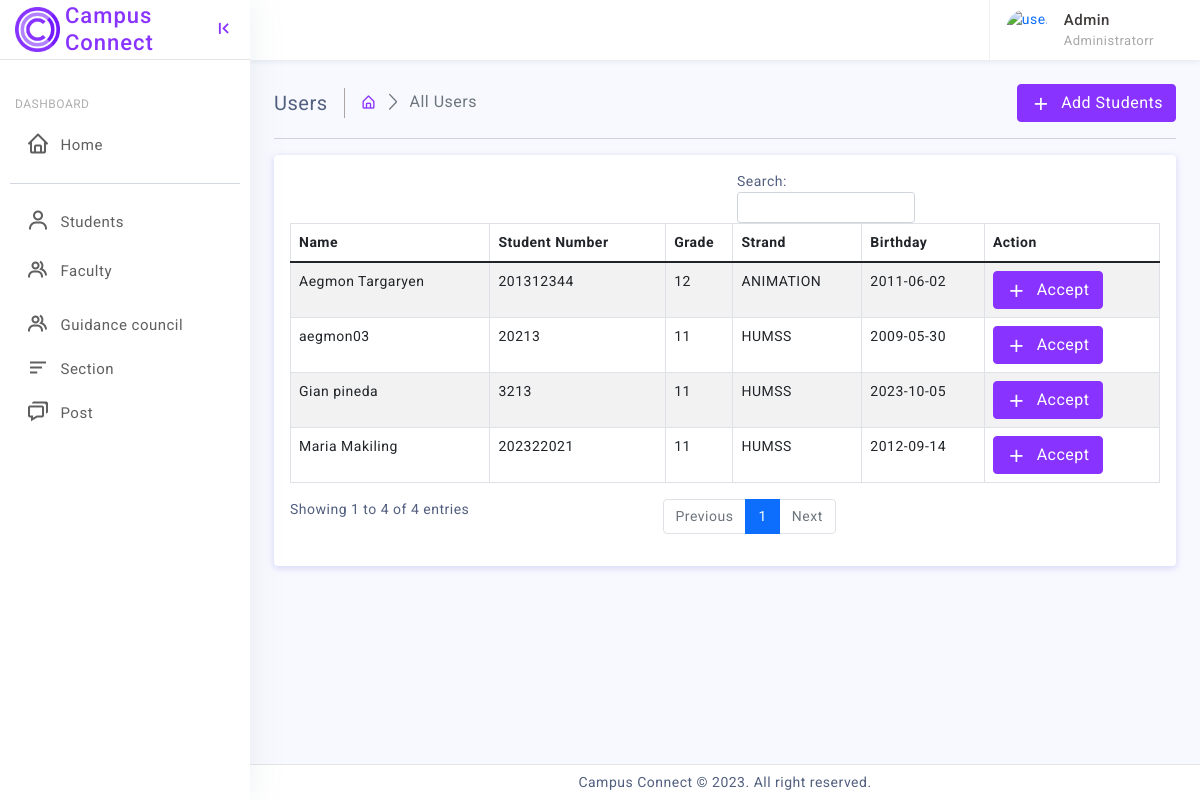
/admin/users.php (signed in), run on the app's committed database.
### tables this page shows
CREATE TABLE `student` (
  `stud_id` int(11) NOT NULL,
  `student_number` varchar(255) DEFAULT NULL,
  `fname` varchar(255) DEFAULT NULL,
  `lname` varchar(255) DEFAULT NULL,
  `birthdate` varchar(255) DEFAULT NULL,
  `gender` enum('male','female','other') DEFAULT NULL,
  `address` varchar(255) DEFAULT NULL,
  `image` varchar(255) DEFAULT NULL,
  `user_id` int(11) NOT NULL
);

CREATE TABLE `section` (
  `id` int(11) NOT NULL,
  `grade` int(11) NOT NULL,
  `strand` int(11) NOT NULL,
  `instructor` int(11) NOT NULL
);

CREATE TABLE `strand` (
  `strand_id` int(11) NOT NULL,
  `strand` varchar(255) NOT NULL
);

### admin/users.php (the view, shortened to what this page needs)
<?php
include("sidebar.php");
?>
		<div class="page-wrapper">
			<div class="page-content">
				<div class="page-breadcrumb d-none d-sm-flex align-items-center mb-3">
					<div class="breadcrumb-title pe-3">Users</div>
					<div class="ps-3">
						<nav aria-label="breadcrumb">
							<ol class="breadcrumb mb-0 p-0">
								<li class="breadcrumb-item"><a href="javascript:;"><i class="bx bx-home-alt"></i></a>
								</li>
								<li class="breadcrumb-item active" aria-current="page">All Users</li>
							</ol>
						</nav>
					</div>
					<div class="ms-auto">
						<button type="button" class="btn btn-primary" data-bs-toggle="modal" data-bs-target="#exampleVerticallycenteredModal">
  <i class='bx bx-plus'></i> Add Students
</button>
					</div>
				</div>
				<hr/>
				<div class="card">
					<div class="card-body">
						<div class="table-responsive">
		<?php
$query = "SELECT s.fname, s.lname, s.student_number, s.birthdate, sec.grade, st.strand
          FROM student s
          JOIN section_student ss ON s.stud_id = ss.stud_id
          JOIN section sec ON ss.section_id = sec.id
          JOIN strand st ON sec.strand = st.strand_id";
$result = $con->query($query);
if ($result && $result->num_rows > 0) {
    echo '<table id="example2" class="table table-striped table-bordered">
            <thead>
                <tr>
                    <th>Name</th>
                    <th>Student Number</th>
                    <th>Grade</th>
                    <th>Strand</th>
                    <th>Birthday</th>
					    <th>Action</th>
                </tr>
            </thead>
            <tbody>';
    while ($row = $result->fetch_assoc()) {
        echo '<tr>
                <td>' . $row['fname'] . ' ' . $row['lname'] . '</td>
                <td>' . $row['student_number'] . '</td>
                <td>' . $row['grade'] . '</td>
                <td>' . $row['strand'] . '</td>
                <td>' . $row['birthdate'] . '</td>
				        <td>		<button type="button" class="btn btn-primary" data-bs-toggle="modal" data-bs-target="#exampleVerticallycenteredModal">
  <i class="bx bx-plus"></i> Accept
</button></td>
            </tr>';
    }
    echo '</tbody>
          </table>';
} else {
    echo "No data found.";
}
?>
						</div>
					</div>
				</div>
			</div>
		</div>
	<footer class="page-footer">
			<p class="mb-0">Campus Connect © 2023. All right reserved.</p>
		</footer>
	</div>
</body>
</html>

### admin/assets/css/app.css (style rules this page uses)
body { font-size: 14px; color: #525f7f; background-color: #f8f9fe; letter-spacing: 0.5px; overflow-x: hidden; font-family: 'Roboto', sans-serif; }
a { text-decoration: none; }
.page-wrapper { height: 100%; margin-top: 60px; margin-bottom: 30px; margin-left: 250px; }
.page-content { padding: 1.5rem; }
.page-footer { background: #ffffff; left: 250px; right: 0; bottom: 0; position: fixed; text-align: center; padding: 7px; font-size: 14px; border-top: 1px solid #e4e4e4; z-index: 3; }
.breadcrumb-title { font-size: 20px; border-right: 1.5px solid #aaa4a4; }
.page-breadcrumb .breadcrumb li.breadcrumb-item { font-size: 16px; }
.page-breadcrumb .breadcrumb-item+.breadcrumb-item::before { display: inline-block; padding-right: .5rem; color: #6c757d; font-family: 'LineIcons'; content: "\ea5c"; }
.btn i { vertical-align: middle; font-size: 1.3rem; margin-top: -1em; margin-bottom: -1em; margin-right: 5px; }

### data on the page
student: fname "Maria", lname "Makiling", student_number "202322021", section.grade "11", strand.strand "HUMSS", birthdate "2012-09-14"
student: fname "Gian pineda", student_number "3213", section.grade "11", strand.strand "HUMSS", birthdate "2023-10-05"
student: fname "Aegmon Targaryen", student_number "201312344", section.grade "12", strand.strand "ANIMATION", birthdate "2011-06-02"
student: fname "aegmon03", student_number "20213", section.grade "11", strand.strand "HUMSS", birthdate "2009-05-30"
